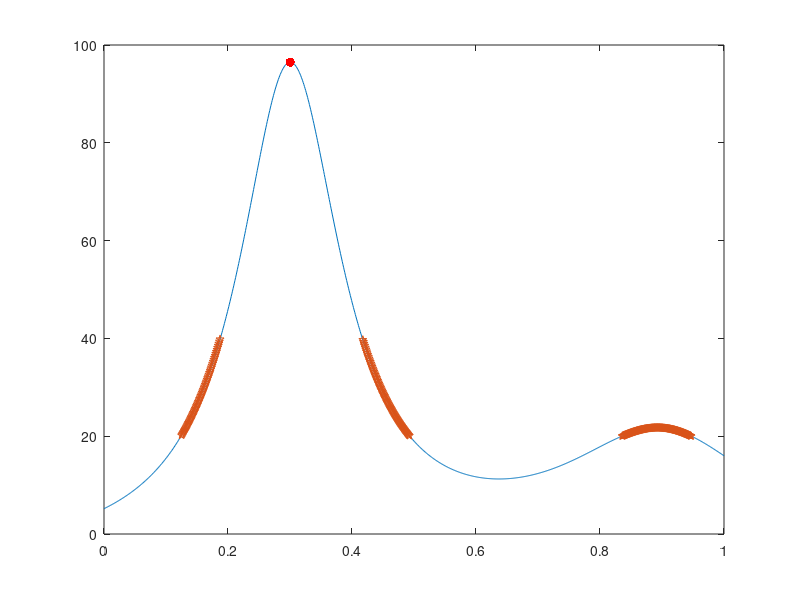

Write MATLAB code to recreate this figure.
x = linspace(0, 1, 1000);
y = humps(x);
plot(x, y);
hold on;

[y_max, idx_max] = max(y);
x_max = x(idx_max);

plot(x_max, y_max, 'r.', 'MarkerSize', 20);
idx_interval = y >= 20 & y <= 40;
x_interval = x(idx_interval);
y_interval = y(idx_interval);
plot(x_interval, y_interval, 'p')


